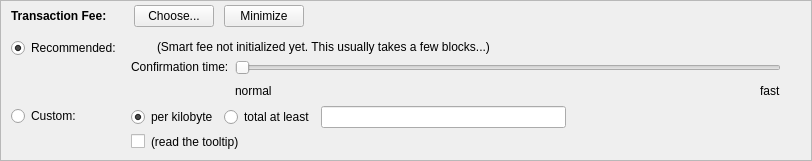
    <widget class="QFrame" name="frameFee">
     <property name="sizePolicy">
      <sizepolicy hsizetype="Expanding" vsizetype="Expanding">
       <horstretch>0</horstretch>
       <verstretch>0</verstretch>
      </sizepolicy>
     </property>
     <property name="maximumSize">
      <size>
       <width>16777215</width>
       <height>16777215</height>
      </size>
     </property>
     <property name="frameShape">
      <enum>QFrame::StyledPanel</enum>
     </property>
     <property name="frameShadow">
      <enum>QFrame::Sunken</enum>
     </property>
     <layout class="QVBoxLayout" name="verticalLayoutFee1">
      <property name="spacing">
       <number>0</number>
      </property>
      <property name="leftMargin">
       <number>0</number>
      </property>
      <property name="topMargin">
       <number>0</number>
      </property>
      <property name="rightMargin">
       <number>0</number>
      </property>
      <property name="bottomMargin">
       <number>0</number>
      </property>
      <item>
       <layout class="QVBoxLayout" name="verticalLayoutFee2" stretch="0,0,0">
        <property name="spacing">
         <number>0</number>
        </property>
        <property name="leftMargin">
         <number>10</number>
        </property>
        <property name="topMargin">
         <number>0</number>
        </property>
        <item>
         <layout class="QHBoxLayout" name="horizontalLayoutFee1">
          <property name="bottomMargin">
           <number>0</number>
          </property>
          <item>
           <layout class="QVBoxLayout" name="verticalLayoutFee7">
            <property name="spacing">
             <number>0</number>
            </property>
            <item>
             <spacer name="verticalSpacerSmartFee">
              <property name="orientation">
               <enum>Qt::Vertical</enum>
              </property>
              <property name="sizeType">
               <enum>QSizePolicy::Fixed</enum>
              </property>
              <property name="sizeHint" stdset="0">
               <size>
                <width>1</width>
                <height>4</height>
               </size>
              </property>
             </spacer>
            </item>
            <item>
             <layout class="QHBoxLayout" name="horizontalLayoutSmartFee">
              <property name="spacing">
               <number>10</number>
              </property>
              <item>
               <widget class="QLabel" name="labelFeeHeadline">
                <property name="sizePolicy">
                 <sizepolicy hsizetype="Preferred" vsizetype="Maximum">
                  <horstretch>0</horstretch>
                  <verstretch>0</verstretch>
                 </sizepolicy>
                </property>
                <property name="font">
                 <font>
                  <weight>75</weight>
                  <bold>true</bold>
                 </font>
                </property>
                <property name="styleSheet">
                 <string notr="true">font-weight:bold;</string>
                </property>
                <property name="text">
                 <string>Transaction Fee:</string>
                </property>
               </widget>
              </item>
              <item>
               <widget class="QLabel" name="labelFeeMinimized">
                <property name="text">
                 <string/>
                </property>
               </widget>
              </item>
              <item>
               <widget class="QPushButton" name="buttonChooseFee">
                <property name="text">
                 <string>Choose...</string>
                </property>
               </widget>
              </item>
              <item>
               <widget class="QPushButton" name="buttonMinimizeFee">
                <property name="toolTip">
                 <string>collapse fee-settings</string>
                </property>
                <property name="text">
                 <string>Minimize</string>
                </property>
               </widget>
              </item>
             </layout>
            </item>
            <item>
             <spacer name="verticalSpacer_5">
              <property name="orientation">
               <enum>Qt::Vertical</enum>
              </property>
              <property name="sizeHint" stdset="0">
               <size>
                <width>1</width>
                <height>1</height>
               </size>
              </property>
             </spacer>
            </item>
           </layout>
          </item>
          <item>
           <spacer name="horizontalSpacer_4">
            <property name="orientation">
             <enum>Qt::Horizontal</enum>
            </property>
            <property name="sizeHint" stdset="0">
             <size>
              <width>40</width>
              <height>20</height>
             </size>
            </property>
           </spacer>
          </item>
         </layout>
        </item>
        <item>
         <widget class="QFrame" name="frameFeeSelection">
          <layout class="QVBoxLayout" name="verticalLayoutFee12">
           <property name="spacing">
            <number>0</number>
           </property>
           <property name="leftMargin">
            <number>0</number>
           </property>
           <property name="topMargin">
            <number>0</number>
           </property>
           <property name="rightMargin">
            <number>0</number>
           </property>
           <property name="bottomMargin">
            <number>0</number>
           </property>
           <item>
            <layout class="QGridLayout" name="gridLayoutFee">
             <property name="topMargin">
              <number>10</number>
             </property>
             <property name="bottomMargin">
              <number>4</number>
             </property>
             <property name="horizontalSpacing">
              <number>10</number>
             </property>
             <property name="verticalSpacing">
              <number>4</number>
             </property>
             <item row="1" column="1">
              <layout class="QVBoxLayout" name="verticalLayoutFee8">
               <property name="spacing">
                <number>6</number>
               </property>
               <item>
                <layout class="QHBoxLayout" name="horizontalLayoutFee13">
                 <item>
                  <widget class="QRadioButton" name="radioCustomPerKilobyte">
                   <property name="toolTip">
                    <string>If the custom fee is set to 1000 satoshis and the transaction is only 250 bytes, then &quot;per kilobyte&quot; only pays 250 satoshis in fee, while &quot;at least&quot; pays 1000 satoshis. For transactions bigger than a kilobyte both pay by kilobyte.</string>
                   </property>
                   <property name="text">
                    <string>per kilobyte</string>
                   </property>
                   <property name="checked">
                    <bool>true</bool>
                   </property>
                   <attribute name="buttonGroup">
                    <string notr="true">groupCustomFee</string>
                   </attribute>
                  </widget>
                 </item>
                 <item>
                  <widget class="QRadioButton" name="radioCustomAtLeast">
                   <property name="toolTip">
                    <string>If the custom fee is set to 1000 satoshis and the transaction is only 250 bytes, then &quot;per kilobyte&quot; only pays 250 satoshis in fee, while &quot;total at least&quot; pays 1000 satoshis. For transactions bigger than a kilobyte both pay by kilobyte.</string>
                   </property>
                   <property name="text">
                    <string>total at least</string>
                   </property>
                   <attribute name="buttonGroup">
                    <string notr="true">groupCustomFee</string>
                   </attribute>
                  </widget>
                 </item>
                 <item>
                  <widget class="BitcoinAmountField" name="customFee"/>
                 </item>
                 <item>
                  <spacer name="horizontalSpacer_6">
                   <property name="orientation">
                    <enum>Qt::Horizontal</enum>
                   </property>
                   <property name="sizeHint" stdset="0">
                    <size>
                     <width>1</width>
                     <height>1</height>
                    </size>
                   </property>
                  </spacer>
                 </item>
                </layout>
               </item>
               <item>
                <layout class="QHBoxLayout" name="horizontalLayoutFee8">
                 <item>
                  <widget class="QCheckBox" name="checkBoxMinimumFee">
                   <property name="toolTip">
                    <string>Paying only the minimum fee is just fine as long as there is less transaction volume than space in the blocks. But be aware that this can end up in a never confirming transaction once there is more demand for cccoin transactions than the network can process.</string>
                   </property>
                   <property name="text">
                    <string/>
                   </property>
                  </widget>
                 </item>
                 <item>
                  <widget class="QLabel" name="labelMinFeeWarning">
                   <property name="enabled">
                    <bool>true</bool>
                   </property>
                   <property name="toolTip">
                    <string>Paying only the minimum fee is just fine as long as there is less transaction volume than space in the blocks. But be aware that this can end up in a never confirming transaction once there is more demand for cccoin transactions than the network can process.</string>
                   </property>
                   <property name="text">
                    <string>(read the tooltip)</string>
                   </property>
                   <property name="margin">
                    <number>5</number>
                   </property>
                  </widget>
                 </item>
                 <item>
                  <spacer name="horizontalSpacer_2">
                   <property name="orientation">
                    <enum>Qt::Horizontal</enum>
                   </property>
                   <property name="sizeHint" stdset="0">
                    <size>
                     <width>1</width>
                     <height>1</height>
                    </size>
                   </property>
                  </spacer>
                 </item>
                </layout>
               </item>
              </layout>
             </item>
             <item row="0" column="0">
              <layout class="QVBoxLayout" name="verticalLayoutFee4" stretch="0,1">
               <item>
                <widget class="QRadioButton" name="radioSmartFee">
                 <property name="text">
                  <string>Recommended:</string>
                 </property>
                 <property name="checked">
                  <bool>true</bool>
                 </property>
                 <attribute name="buttonGroup">
                  <string notr="true">groupFee</string>
                 </attribute>
                </widget>
               </item>
               <item>
                <spacer name="verticalSpacer_2">
                 <property name="orientation">
                  <enum>Qt::Vertical</enum>
                 </property>
                 <property name="sizeHint" stdset="0">
                  <size>
                   <width>1</width>
                   <height>1</height>
                  </size>
                 </property>
                </spacer>
               </item>
              </layout>
             </item>
             <item row="1" column="0">
              <layout class="QVBoxLayout" name="verticalLayoutFee9" stretch="0,1">
               <item>
                <widget class="QRadioButton" name="radioCustomFee">
                 <property name="text">
                  <string>Custom:</string>
                 </property>
                 <attribute name="buttonGroup">
                  <string notr="true">groupFee</string>
                 </attribute>
                </widget>
               </item>
               <item>
                <spacer name="verticalSpacer_6">
                 <property name="orientation">
                  <enum>Qt::Vertical</enum>
                 </property>
                 <property name="sizeHint" stdset="0">
                  <size>
                   <width>1</width>
                   <height>1</height>
                  </size>
                 </property>
                </spacer>
               </item>
              </layout>
             </item>
             <item row="0" column="1">
              <layout class="QVBoxLayout" name="verticalLayoutFee3" stretch="0,0,1">
               <property name="spacing">
                <number>6</number>
               </property>
               <property name="topMargin">
                <number>2</number>
               </property>
               <item>
                <layout class="QHBoxLayout" name="horizontalLayoutFee12">
                 <item>
                  <widget class="QLabel" name="labelSmartFee">
                   <property name="text">
                    <string/>
                   </property>
                   <property name="margin">
                    <number>2</number>
                   </property>
                  </widget>
                 </item>
                 <item>
                  <widget class="QLabel" name="labelFeeEstimation">
                   <property name="text">
                    <string/>
                   </property>
                  </widget>
                 </item>
                 <item>
                  <widget class="QLabel" name="labelSmartFee2">
                   <property name="text">
                    <string>(Smart fee not initialized yet. This usually takes a few blocks...)</string>
                   </property>
                   <property name="margin">
                    <number>2</number>
                   </property>
                  </widget>
                 </item>
                 <item>
                  <spacer name="horizontalSpacer_5">
                   <property name="orientation">
                    <enum>Qt::Horizontal</enum>
                   </property>
                   <property name="sizeHint" stdset="0">
                    <size>
                     <width>1</width>
                     <height>1</height>
                    </size>
                   </property>
                  </spacer>
                 </item>
                </layout>
               </item>
               <item>
                <layout class="QHBoxLayout" name="horizontalLayoutFee9">
                 <item>
                  <layout class="QVBoxLayout" name="verticalLayoutFee6">
                   <item>
                    <widget class="QLabel" name="labelSmartFee3">
                     <property name="text">
                      <string>Confirmation time:</string>
                     </property>
                     <property name="margin">
                      <number>2</number>
                     </property>
                    </widget>
                   </item>
                   <item>
                    <spacer name="verticalSpacer_3">
                     <property name="orientation">
                      <enum>Qt::Vertical</enum>
                     </property>
                     <property name="sizeHint" stdset="0">
                      <size>
                       <width>1</width>
                       <height>1</height>
                      </size>
                     </property>
                    </spacer>
                   </item>
                  </layout>
                 </item>
                 <item>
                  <layout class="QVBoxLayout" name="verticalLayoutFee5">
                   <property name="rightMargin">
                    <number>30</number>
                   </property>
                   <item>
                    <widget class="QSlider" name="sliderSmartFee">
                     <property name="minimum">
                      <number>0</number>
                     </property>
                     <property name="maximum">
                      <number>24</number>
                     </property>
                     <property name="pageStep">
                      <number>1</number>
                     </property>
                     <property name="value">
                      <number>0</number>
                     </property>
                     <property name="orientation">
                      <enum>Qt::Horizontal</enum>
                     </property>
                     <property name="invertedAppearance">
                      <bool>false</bool>
                     </property>
                     <property name="invertedControls">
                      <bool>false</bool>
                     </property>
                     <property name="tickPosition">
                      <enum>QSlider::NoTicks</enum>
                     </property>
                    </widget>
                   </item>
                   <item>
                    <layout class="QHBoxLayout" name="horizontalLayoutFee10">
                     <item>
                      <widget class="QLabel" name="labelSmartFeeNormal">
                       <property name="text">
                        <string>normal</string>
                       </property>
                      </widget>
                     </item>
                     <item>
                      <spacer name="horizontalSpacer_3">
                       <property name="orientation">
                        <enum>Qt::Horizontal</enum>
                       </property>
                       <property name="sizeHint" stdset="0">
                        <size>
                         <width>40</width>
                         <height>20</height>
                        </size>
                       </property>
                      </spacer>
                     </item>
                     <item>
                      <widget class="QLabel" name="labelSmartFeeFast">
                       <property name="text">
                        <string>fast</string>
                       </property>
                      </widget>
                     </item>
                    </layout>
                   </item>
                  </layout>
                 </item>
                </layout>
               </item>
               <item>
                <spacer name="verticalSpacer_4">
                 <property name="orientation">
                  <enum>Qt::Vertical</enum>
                 </property>
                 <property name="sizeHint" stdset="0">
                  <size>
                   <width>1</width>
                   <height>1</height>
                  </size>
                 </property>
                </spacer>
               </item>
              </layout>
             </item>
            </layout>
           </item>
           <item>
            <layout class="QHBoxLayout" name="horizontalLayoutFee5" stretch="0">
             <property name="spacing">
              <number>8</number>
             </property>
             <property name="bottomMargin">
              <number>4</number>
             </property>
             <item>
              <spacer name="horizontalSpacerFee5">
               <property name="orientation">
                <enum>Qt::Horizontal</enum>
               </property>
               <property name="sizeHint" stdset="0">
                <size>
                 <width>1</width>
                 <height>1</height>
                </size>
               </property>
              </spacer>
             </item>
            </layout>
           </item>
           <item>
            <spacer name="verticalSpacerFee2">
             <property name="orientation">
              <enum>Qt::Vertical</enum>
             </property>
             <property name="sizeHint" stdset="0">
              <size>
               <width>1</width>
               <height>1</height>
              </size>
             </property>
            </spacer>
           </item>
          </layout>
         </widget>
        </item>
        <item>
         <spacer name="verticalSpacerFee">
          <property name="orientation">
           <enum>Qt::Vertical</enum>
          </property>
          <property name="sizeHint" stdset="0">
           <size>
            <width>800</width>
            <height>1</height>
           </size>
          </property>
         </spacer>
        </item>
       </layout>
      </item>
     </layout>
    </widget>
